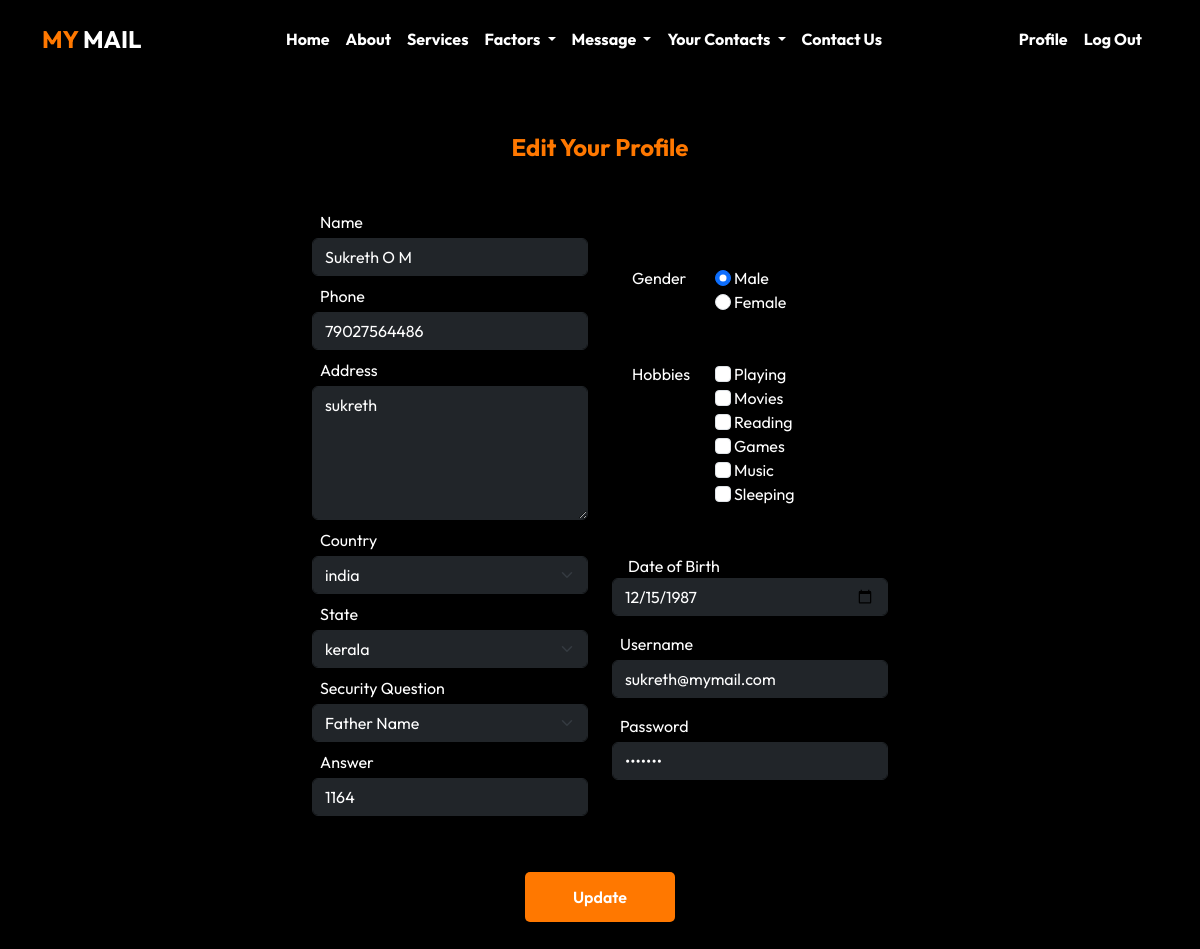
The app's page /update_user_profile/ (signed in) with its own data.
### user/models.py (models this page shows)
class user_register_tb(models.Model):
    name=models.CharField(max_length=20)
    address=models.CharField(max_length=20)
    gender=models.CharField(max_length=20)
    phone=models.CharField(max_length=20)
    countryid=models.ForeignKey(country_tb,on_delete=models.CASCADE)
    stateid=models.ForeignKey(state_tb,on_delete=models.CASCADE)
    security_questions=models.CharField(max_length=20)
    answers=models.CharField(max_length=20)
    dob=models.CharField(max_length=20)
    username=models.CharField(max_length=20)
    password=models.CharField(max_length=20)

class country_tb(models.Model):
    countryname=models.CharField(max_length=20)

class state_tb(models.Model):
    statename=models.CharField(max_length=20)
    countryid=models.ForeignKey(country_tb,on_delete=models.CASCADE)

### siteadmin/models.py (models this page shows)
class hobbyname_tb(models.Model):
    hobby=models.CharField(max_length=20)

### user/views.py (the view)
# urls.py: path('update_user_profile/',userview.update_user_profile,name="update_user_profile"),
def update_user_profile(request):
    sender=request.session['id']
    upd=user_register_tb.objects.filter(id=sender)
    country=country_tb.objects.all()
    hobby=hobbyname_tb.objects.all()
    userhobby=hobby_tb.objects.filter(userid=sender)
    return render(request,'update_user_profile.html',{"view":upd,"countries":country,"hobby":hobby,"userhobby":userhobby})

### templates/update_user_profile.html (shortened to what this page needs)
<!DOCTYPE html>
<html lang="en">
<head>
    <link rel="stylesheet" href="/static/css/bootstrap.css">
    <link rel="stylesheet" href="/static/style.css">
</head>
<body class="bg-black">
  <header class="bg-black fixed-top">
		<div class="py-2">
		  	<nav class="navbar navbar-expand-lg label bg-black" data-bs-theme="dark">
				<div class="container">
			  		<a class="navbar-brand fs-4 text-white" href="{% url 'userhome' %}"><span style="color: #ff7800;">MY</span> MAIL</a>
				  	<div class="collapse navbar-collapse justify-content-center" id="navbarSupportedContent">
					  <ul class="navbar-nav mb-2 mb-lg-0">
					  	<li class="nav-item">
							<a class="nav-link nav-color" aria-current="page" href="{% url 'userhome' %}">Home</a>
					  	</li>
					  	<li class="nav-item">
							<a class="nav-link nav-color" href="#">About</a>
					  	</li>
					  	<li class="nav-item">
							<a class="nav-link nav-color" href="#">Services</a>
					  	</li>
					  	<li class="nav-item dropdown">
							<a class="nav-link dropdown-toggle nav-color" href="#" role="button" data-bs-toggle="dropdown" aria-expanded="false">
						  		Factors
							</a>
					  	</li>
			  			<li class="nav-item dropdown">
							<a class="nav-link dropdown-toggle nav-color" href="#" role="button" data-bs-toggle="dropdown" aria-expanded="false">
				  				Message
							</a>
						</li>
						<li class="nav-item dropdown">
							<a class="nav-link dropdown-toggle nav-color" href="#" role="button" data-bs-toggle="dropdown" aria-expanded="false">
				  				Your Contacts
							</a>
						</li>
					  	<li class="nav-item">
							<a class="nav-link nav-color" href="#">Contact Us</a>
					 	</li>
					  </ul>
				    </div>
				  	<div class="">
						<ul class="navbar-nav me-2">
					  		<li class="nav-item">
								<a class="nav-link nav-color" href="{% url 'update_user_profile' %}">Profile</a>
					  		</li>
					  		<li>
								<a class="nav-link nav-color" href="{% url 'logout' %}">Log Out</a>
					  		</li>
						</ul>
				  	</div>
				</div>
		    </nav>
		</div>
	</header>
    <div class="section-2 text-white">
        <div class="container w-50">
				<form method="post" action="{% url 'update_user_profileAction' %}">
          <div class="mb-5">
            <h4 class="col-orange text-center label">Edit Your Profile</h4>
          </div>
            {% for v in view %}
            <div class="row">
              <div class="col-md-6">
                <div class="mb-2">
                    <label class="ms-2 mb-1">Name</label>
                    <input type="text" name="name" class="form-control bg-dark text-white mb-2" value="{{v.name}}" placeholder="Name">
                    <label class="ms-2 mb-1">Phone</label>
                    <input type="text" name="phone" class="form-control bg-dark text-white" value="{{v.phone}}" placeholder="Phone">
                </div>
                <div class="mb-2">
                  <label class="ms-2 mb-1">Address</label>
                    <textarea name="address" class="form-control bg-dark text-white" cols="30" rows="5" placeholder="Your address">{{v.address}}</textarea>
                </div>
                <div class="mb-2">
                    <label class="ms-2 mb-1">Country</label>
                    <select name="country" id="country" class="form-select form-control bg-dark text-white" aria-label="">
                        <option value="{{v.countryid}}">{{v.countryid.countryname}}</option>
                    </select>
                </div>
                <div class="mb-2">
                  <label class="ms-2 mb-1">State</label>
                    <select name="state" id="state" class="form-select form-control bg-dark text-white" aria-label="">
                        <option value="">{{v.stateid.statename}}</option>
                    </select>
                </div>
                <div class="mb-2">
                  <label class="ms-2 mb-1">Security Question</label>
                    <select name="securityquestion" class="form-select form-control bg-dark text-white">
                        <option value="{{v.security_questions}}">{{v.security_questions}}</option>
                    </select>
                </div>
                <div class="mb-2">
                  <label class="ms-2 mb-1">Answer</label>
                    <input type="text" class="form-control bg-dark text-white" name="answer" value="{{v.answers}}" placeholder="Answer">
                </div>
              </div>
              <div class="col-md-6 pt-2">
                <div class="row mt-5 ms-2">
                  <div class="col-md-2">Gender</div>
                  <div class="col-md-10 ps-5">
                    {% if v.gender == 'male' %}
                    <input type="radio" class="form-check-input" name="gender" value="male" checked="true"> Male <br>
                    <input type="radio" class="form-check-input" name="gender" value="female"> Female
                    {% else %}
                    <input type="radio" class="form-check-input" name="gender" value="male"> Male <br>
                    <input type="radio" class="form-check-input" name="gender" value="female" checked="true"> Female
                    {% endif %}
                  </div>
                </div>
                <div class="row mt-5 ms-2">
                    <div class="col-md-2">Hobbies</div>
                    <div class="col-md-10 ps-5">
                      {% for s in hobby %}
                      <div><input type="checkbox" class="form-check-input" >
                      {{s.hobby}}
                      </div>
                      {% endfor %}
                    </div>
                </div>
                <div class="mt-5">
                    <label for="dob" class="ms-3">Date of Birth</label>
                    <input type="date" name="dob" value="{{v.dob}}" class="form-control bg-dark text-white">
                </div>
                <div class="mt-3">
                  <label class="ms-2 mb-1">Username</label>
                    <input type="text" class="form-control bg-dark text-white" name="username" value="{{v.username}}" id="username" placeholder="Username">
                </div>
                <div class="mt-3 mb-4">
                  <label class="ms-2 mb-1">Password</label>
                    <input type="password" class="form-control bg-dark text-white" name="password" value="{{v.password}}" id="password" title="Password" placeholder="Password">
                </div>
              </div>
              <div class="mt-5 d-flex justify-content-evenly">
                <button class="btn btn1" type="submit">Update</button>
              </div>
              {% endfor %}
          </div>
				</form>
      </div>
    </div>
</body>
</html>

### static/style.css (style rules this page uses)
body { font-family: 'Outfit', sans-serif; }
.bg-black { background: black; }
.section-2 { padding-top: 133px; padding-bottom: 150px; }
a { text-decoration: none; }
.btn1, .btn1:hover, .btn1:active, .btn1:visited { background-color: #ff7800 !important; color: white; border: #ff7800; outline: #ff7800; font-size: 16px; font-weight: 600; width: 150px; height: 50px; border-radius: 5px; }
.nav-color { color: white; }
.label { font-weight: 700; }
.col-orange { color: #ff7800; }
.form-control::placeholder { color: white; opacity: 0.5; }
.form-control { border-color: #212529; }

### records on screen
user_register_tb: name "Sukreth O M", phone "79027564486", address "sukreth", country "india", state "kerala", securityquestion "Father Name", answer "1164", dob "12/15/1987", username "sukreth@mymail.com"
hobbyname_tb: hobby "Playing"
hobbyname_tb: hobby "Movies"
hobbyname_tb: hobby "Reading"
hobbyname_tb: hobby "Games"
hobbyname_tb: hobby "Music"
hobbyname_tb: hobby "Sleeping"
